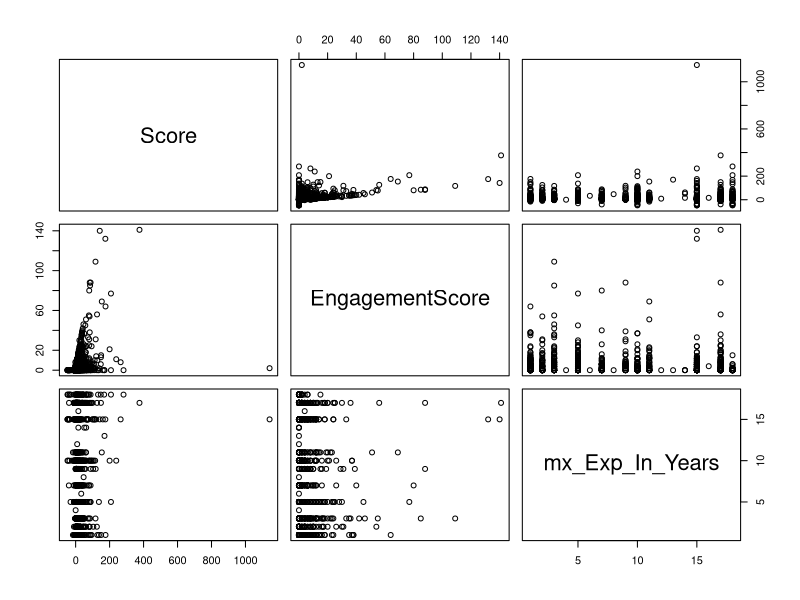

Recreate this plot in R. (Note: this script raises an error after producing the figure.)
## ---- chunk 1
latest.file <- readxl::read_xlsx("latest - orig.xlsx")
trail.file <- readxl::read_xlsx("trails - orig.xlsx")
## ---- chunk 2
head(latest.file)
## ---- chunk 3
head(trail.file)
## ---- chunk 4
colnames(latest.file)
## ---- chunk 5
str(latest.file)
## ---- chunk 6
summary(latest.file)
## ---- chunk 7
plot(latest.file[,c("Score", "EngagementScore","mx_Exp_In_Years" )])
## ---- chunk 8
# the quantitative variable 
score <-  latest.file$Score

# minimum score 
min <- min(score, na.rm = TRUE)

# maximum score
max <- max(score, na.rm = TRUE)

# average score
avg <- mean(score, na.rm = T)

# % null values
null <- sum(is.na(score))/length(score)*100
## ---- chunk 9
quantitative_vars <- cbind(as.data.frame(min), as.data.frame(max), as.data.frame(avg), as.data.frame(null), t(data.frame(quantile(score, c(seq(0.05, 0.95, 0.05)), na.rm = TRUE))))

## ---- chunk 10
quantitative_vars
## ---- chunk 11
# the quantitative variable 
Engagementscore <-  latest.file$EngagementScore

# minimum score 
min <- min(Engagementscore, na.rm = TRUE)

# maximum score
max <- max(Engagementscore, na.rm = TRUE)

# average score
avg <- mean(Engagementscore, na.rm = T)

# % null values
null <- sum(is.na(Engagementscore))/length(Engagementscore)*100
## ---- chunk 12
Engagementscore <- cbind(as.data.frame(min), as.data.frame(max), as.data.frame(avg), as.data.frame(null), t(data.frame(quantile(Engagementscore, c(seq(0.05, 0.95, 0.05)), na.rm = TRUE))))
## ---- chunk 13
quantitative_vars <- rbind(quantitative_vars, Engagementscore)
## ---- chunk 14
row.names(quantitative_vars) <- c("Score", "Engagementscore")
## ---- chunk 15
quantitative_vars
## ---- chunk 16
as.factor(latest$mx_Preferred_Campus)
## ---- chunk 17
missing_percentage <- colSums(is.na(latest.file))/dim(latest.file)[1] * 100
## ---- chunk 18
missing_percentage
## ---- chunk 19
colnames(latest.file)[missing_percentage >=30]
## ---- chunk 20
latest <- subset(latest.file, select = -c(mx_Country, mx_Mode_of_Instruction, mx_Application_Date, 
                                           mx_Industry, mx_UG_Degree, mx_UG_Passing_Year, mx_PG_Degree,
                                           mx_PG_Passing_Year, mx_Batch_Code, mx_City, mx_Device_details))

head(latest)
## ---- chunk 21
colnames(latest)
## ---- chunk 22
unique(latest$mx_Preferred_Campus)
## ---- chunk 23
unique(latest$mx_Exp_In_Years)
## ---- chunk 24
unique(latest$DoNotCall)
## ---- chunk 25
unique(latest$DoNotEmail)
## ---- chunk 26
unique(latest$Source)
## ---- chunk 27
unique(latest$ProspectStage)
## ---- chunk 28
unique(latest$Score)
## ---- chunk 29
table(latest$mx_Current_Interested_Program)
## ---- chunk 30
table(latest$ProspectStage)
## ---- chunk 31
barplot(latest$Score)
